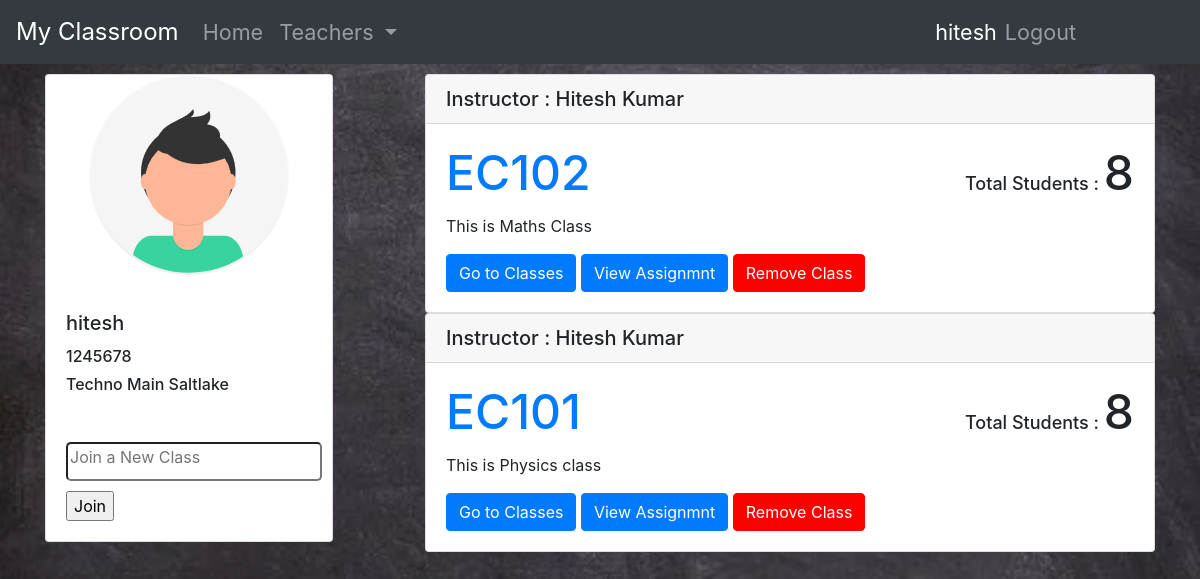
Screenshot of /Class (signed in) with the database file from the repository.
### tables this page shows
CREATE TABLE college(
clg_id text PRIMARY KEY,
name text NOT NULL,
password text
);

CREATE TABLE class(
cls_id text PRIMARY KEY,
desc text,
creator text,
logged boolean
, c_id text);

### server.py (the view)
@app.route('/Class')
def Classs():
	if not check_session(): return redirect(url_for('login'))
	occ=session['user']['occ']
	classes=Class.allclasses(c,session['user']['user_id'])
	name=session['user']['name']
	roll=session['user']['roll']
	username=session['user']['user_id']
	clg_name=college.getCollegeName(c,session['user']['clg_id'])
	teachers=getTeachers()
	if occ=='teacher':
		return render_template('teacher.html',classes=classes,username=username,teacher=name,clg_name=clg_name)
	else:
		return render_template('student.html',classes=classes,username=username,name=name,roll=roll,clg_name=clg_name,teachers=teachers)

### Data_Models/Class.py (called while the page is built)
	@staticmethod
	def allclasses(c,user_id=None,cls_id=None):
		ids=[]
		if user_id :
			c.execute("select cls_id from urc where user_id=?",(user_id,))
			ids=c.fetchall()
		else:
			ids=[(cls_id,)]
		ls=[]
		for i in ids:
			c.execute("select * from class where cls_id=?",i)
			k=c.fetchone()
			c.execute("select user_id from urc where cls_id=?",i)
			sz=len(c.fetchall())-1
			ls.append({'cls_id':k[0].split("_")[1],'desc':k[1],'creator':k[2],'participants':sz})
		if cls_id:
			ls=ls[0]
		if type(ls)==type([]):
			print(ls)
			return reversed(ls)
		return ls

	@staticmethod
	def getTeacherClasses(c,c_id):
		c.execute("select cls_id,desc from class where c_id=?",(c_id,))
		cs=c.fetchall()
		ls=[]
		for cl in cs :
			ls.append({'cls_id':cl[0].split("_")[1],'desc':cl[1]})
		return ls

### Data_Models/College.py (called while the page is built)
	@staticmethod
	def getCollegeName(c,clg_id):
		c.execute("select name from college where clg_id=?",(clg_id,))
		l=c.fetchone()
		return l[0]

### Data_Models/User.py (called while the page is built)
	@staticmethod
	def getTeachers(c,clg_id):
		c.execute("select user_id,name from user where clg_id=? and occ='teacher'",(clg_id,))
		ts = c.fetchall()
		ls=[]
		for t in ts:
			ls.append({'user_id':t[0],'name':t[1]})
		return ls

### server.py (called while the page is built)
def check_session():
	if 'user' in session:
		return True
	return False

def getTeachers():
	teachers = user.getTeachers(c,session['user']['clg_id'])
	ls=[]
	for t in teachers:
		d={}
		d['name']=t['name']
		d['user_id']=t['user_id']
		d['classes']=getTeacherClasses(t['user_id'])
		ls.append(d)
	print(ls)
	return ls

def getTeacherClasses(uid):
	classes=Class.getTeacherClasses(c,uid)
	return classes

### Template/student.html (shortened to what this page needs)
<!DOCTYPE html>
<html>
<head>
	<link rel="stylesheet" href="https://stackpath.bootstrapcdn.com/bootstrap/4.5.0/css/bootstrap.min.css">
</head>
<body>
		<nav class="navbar navbar-expand-lg navbar-dark bg-dark navbar-static-top" style="font-size: large;">
			<a class="navbar-brand" href="#" style="font-size:x-large;">My Classroom</a>
			<div class="collapse navbar-collapse" id="navbarNav" style="font-size: larger;">
			  <ul class="navbar-nav mr-auto">
				<li class="nav-item ">
				  <a class="nav-link" href="#">Home </a>
				</li>
				<li class="nav-item dropdown">
					<a class="nav-link dropdown-toggle" href="#" id="navbarDropdown" role="button" data-toggle="dropdown" aria-haspopup="true" aria-expanded="false">
					  Teachers
					</a>
				  </li>
			  </ul>
			  <font color="white">{{ name }}</font>
			  <ul class="navbar-nav " style="margin-right: 100px;">
				<li class="nav-item">
					<a class="nav-link" href="/logout"> Logout</a>
				</li>
			</ul>
			</div>
		  </nav>
<div class="container">
 <div class="row">
<div class="col-4 " style="padding-top: 10px;">
	<div class="position-fixed">
	<div class="card" style="width: 18rem;">
		<img class="card-img-top" src="/static/img/avatar.svg" style="width:200px;height:200px;margin-left: auto;margin-right: auto;">
		<div class="card-body">
		  <p class="card-text">
		  <h5 class="card-title">{{ name }}</h5>
		  <h6>{{ roll }}</h6>
		  <h6>{{ clg_name }}</h6>
		</div>
		<div class="card-body">
			<form action="/add_class" method="post" class="form">
				<input class="input" type="text" name="cls_code" id="cls_code" placeholder="Join a New Class" required="True" onkeyup="check_classavail()" autocomplete="off">
				<input type="submit" name="" value="Join">
				</form>
		</div>
	  </div>
	  </div>
</div>
<div class="col-8" style="height: 500px;padding-top: 10px; overflow-y: scroll;">
	<div id="classes"  >
	{% for class in classes %}
	<div class="card">
		<h5 class="card-header">Instructor : {{ class.creator }}</h5>
		<div class="card-body" style="border-bottom: 1px; border-color: black">
		  <h5 class="card-title">
			<font size="9px">
				<a href="#">{{ class.cls_id }}</a><span class="totalCount" style="float: right;"><font size="4px">Total Students : </font>{{ class.participants }}</span>
				<br>
			</font>
		  </h5>
		  <p class="card-text">{{ class.desc }}</p>
		  <a href="{{ url_for('chats',cls_id = class.cls_id) }}" class="btn btn-primary">Go to Classes</a>
		  <a href="/viewAss?cls_id={{ class.cls_id }}" class="btn btn-primary">View Assignmnt</a>
		  <button class="btn btn-primary" style="background-color: red;border-color: red" onclick='removeClass("{{ class.cls_id }}")' >Remove Class</button>
		</div>
		</div>
	{% endfor %}
</div>
</div>
</div>
</div>
</body>
</html>

### Template/student.html (style rules this page uses)
.input { border-radius: 5px; margin-bottom: 10px; padding-bottom: 10px; }
body { background-image: url('/static/img/bg6.webp'); background-repeat: no-repeat; background-attachment: fixed; background-size: 100% 100%; }

### rows the page displays
college: name "Techno Main Saltlake"
class: creator "Hitesh Kumar", cls_id "EC102", participants "8", desc "This is Maths Class"
class: creator "Hitesh Kumar", cls_id "EC101", participants "8", desc "This is Physics class"

### other values shown
{{ name }} "hitesh"
{{ roll }} "1245678"
